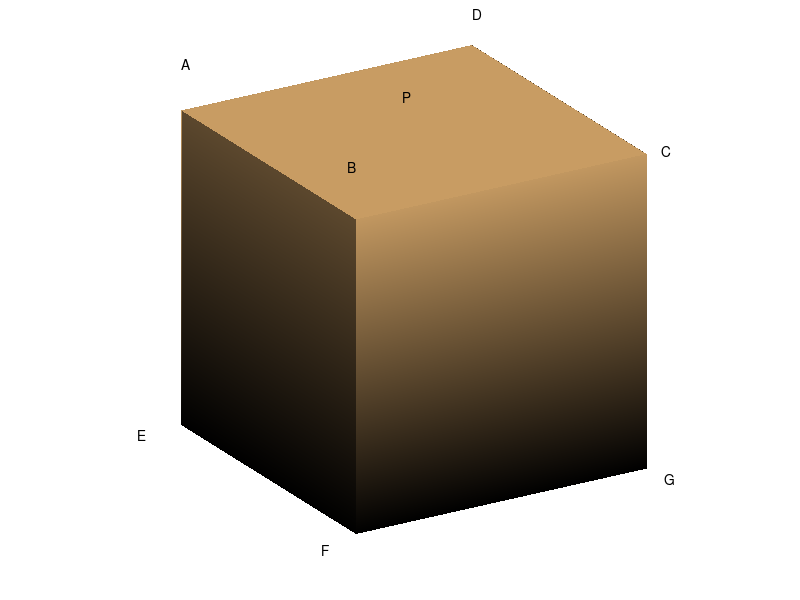

MATLAB code to generate this figure:
% Simple solid cube
function main
% Basic geometry of the plaid
% 5 columns because we need to close the squares
% The first row of xx, yy and zz defines the point P.
% the last row of xx, yy and zz defines the point Q
% the second and third rows are the top and bottom
% of the cube itself.
    xx = [  0  0  0  0  0  % P-P-P-P-P
           -1 -1  1  1 -1  % A-B-C-D-A
           -1 -1  1  1 -1  % E-F-G-H-E
            0  0  0  0  0] % Q-Q-Q-Q-Q
    yy = [  0  0  0  0  0  % P-P-P-P-P
            1 -1 -1  1  1  % A-B-C-D-A
            1 -1 -1  1  1  % E-F-G-H-E
            0  0  0  0  0] % Q-Q-Q-Q-Q
    zz = [  1  1  1  1  1  % P-P-P-P-P
            1  1  1  1  1  % A-B-C-D-A
           -1 -1 -1 -1 -1  % E-F-G-H-E
           -1 -1 -1 -1 -1] % Q-Q-Q-Q-Q
% these commands define where the letters A - G
%     and P will be drawn.
    A = [xx(2,1) yy(2,1) zz(2,1)];
    B = [xx(2,2) yy(2,2) zz(2,2)];
    C = [xx(2,3) yy(2,3) zz(2,3)];
    D = [xx(2,4) yy(2,4) zz(2,4)];
    E = [xx(3,1) yy(3,1) zz(3,1)];
    F = [xx(3,2) yy(3,2) zz(3,2)];
    G = [xx(3,3) yy(3,3) zz(3,3)];
    P = [xx(1,1) yy(1,1) zz(1,1)];
    % this surf function fills in the solid facets.
    surf(xx, yy, zz)
    % this chooses the strategy for coloring the surfaces
    colormap copper
    % these two makes the axes have the same spacing
    % and prevents the axis display
    axis equal
    axis off
    % This smoothes the color transitions
    shading interp
    % This defines the direction from which to view the cube
    view(-31, 22)
    % this hold the cube while the letters are drawn.
    hold on
    % These commands draw the visible letters.
    plot_text(A + [0, 0, 0.3], 'A');
    plot_text(B + [0, 0.1, 0.3], 'B');
    plot_text(C + [0.1, 0, 0], 'C');
    plot_text(D + [0, 0, 0.2], 'D');
    plot_text(E + [-0.3, 0, 0], 'E');
    plot_text(F + [-0.3, -0.1, 0], 'F');
    plot_text(G + [0, -0.2, 0], 'G');
    plot_text(P + [0.1, 0.3, 0.1], 'P');
    % This shines a light on the surface from the specified
    %   anfgles in degrees.
    lightangle(20, 45)
end

% a helper functiojn to draw the letters
function plot_text(A, str)
    text(A(1), A(2), A(3), str);
end

